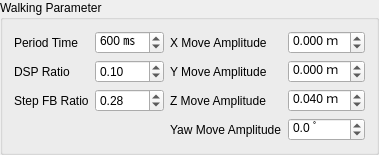
                        <widget class="QGroupBox" name="groupBox_walking_param">
                          <property name="title">
                            <string>Walking Parameter</string>
                          </property>
                          <layout class="QGridLayout" name="gridLayout_8">
                            <item row="0" column="0">
                              <widget class="QLabel" name="label_16">
                                <property name="text">
                                  <string>Period Time</string>
                                </property>
                              </widget>
                            </item>
                            <item row="0" column="1">
                              <widget class="QDoubleSpinBox" name="dSpinBox_period_time">
                                <property name="suffix">
                                  <string> ㎳</string>
                                </property>
                                <property name="decimals">
                                  <number>0</number>
                                </property>
                                <property name="maximum">
                                  <double>5000.000000000000000</double>
                                </property>
                                <property name="singleStep">
                                  <double>10.000000000000000</double>
                                </property>
                                <property name="value">
                                  <double>600.000000000000000</double>
                                </property>
                              </widget>
                            </item>
                            <item row="0" column="2">
                              <widget class="QLabel" name="label_17">
                                <property name="text">
                                  <string>X Move Amplitude</string>
                                </property>
                              </widget>
                            </item>
                            <item row="0" column="3">
                              <widget class="QDoubleSpinBox" name="dSpinBox_x_step">
                                <property name="suffix">
                                  <string> ｍ</string>
                                </property>
                                <property name="decimals">
                                  <number>3</number>
                                </property>
                                <property name="minimum">
                                  <double>-1.000000000000000</double>
                                </property>
                                <property name="maximum">
                                  <double>1.000000000000000</double>
                                </property>
                                <property name="singleStep">
                                  <double>0.001000000000000</double>
                                </property>
                              </widget>
                            </item>
                            <item row="1" column="0">
                              <widget class="QLabel" name="label_18">
                                <property name="text">
                                  <string>DSP Ratio</string>
                                </property>
                              </widget>
                            </item>
                            <item row="1" column="1">
                              <widget class="QDoubleSpinBox" name="dSpinBox_dsp_ratio">
                                <property name="maximum">
                                  <double>1.000000000000000</double>
                                </property>
                                <property name="singleStep">
                                  <double>0.100000000000000</double>
                                </property>
                                <property name="value">
                                  <double>0.100000000000000</double>
                                </property>
                              </widget>
                            </item>
                            <item row="1" column="2">
                              <widget class="QLabel" name="label_20">
                                <property name="text">
                                  <string>Y Move Amplitude</string>
                                </property>
                              </widget>
                            </item>
                            <item row="1" column="3">
                              <widget class="QDoubleSpinBox" name="dSpinBox_y_step">
                                <property name="suffix">
                                  <string> ｍ</string>
                                </property>
                                <property name="decimals">
                                  <number>3</number>
                                </property>
                                <property name="minimum">
                                  <double>-1.000000000000000</double>
                                </property>
                                <property name="maximum">
                                  <double>1.000000000000000</double>
                                </property>
                                <property name="singleStep">
                                  <double>0.001000000000000</double>
                                </property>
                              </widget>
                            </item>
                            <item row="2" column="0">
                              <widget class="QLabel" name="label_19">
                                <property name="text">
                                  <string>Step FB Ratio</string>
                                </property>
                              </widget>
                            </item>
                            <item row="2" column="1">
                              <widget class="QDoubleSpinBox" name="dSpinBox_step_forward_back_ratio">
                                <property name="maximum">
                                  <double>1.000000000000000</double>
                                </property>
                                <property name="singleStep">
                                  <double>0.100000000000000</double>
                                </property>
                                <property name="value">
                                  <double>0.280000000000000</double>
                                </property>
                              </widget>
                            </item>
                            <item row="2" column="2">
                              <widget class="QLabel" name="label_21">
                                <property name="text">
                                  <string>Z Move Amplitude</string>
                                </property>
                              </widget>
                            </item>
                            <item row="2" column="3">
                              <widget class="QDoubleSpinBox" name="dSpinBox_foot_height">
                                <property name="suffix">
                                  <string> ｍ</string>
                                </property>
                                <property name="decimals">
                                  <number>3</number>
                                </property>
                                <property name="minimum">
                                  <double>-1.000000000000000</double>
                                </property>
                                <property name="maximum">
                                  <double>1.000000000000000</double>
                                </property>
                                <property name="singleStep">
                                  <double>0.001000000000000</double>
                                </property>
                                <property name="value">
                                  <double>0.040000000000000</double>
                                </property>
                              </widget>
                            </item>
                            <item row="3" column="2">
                              <widget class="QLabel" name="label_22">
                                <property name="text">
                                  <string>Yaw Move Amplitude</string>
                                </property>
                              </widget>
                            </item>
                            <item row="3" column="3">
                              <widget class="QDoubleSpinBox" name="dSpinBox_a_step">
                                <property name="suffix">
                                  <string> ﾟ</string>
                                </property>
                                <property name="decimals">
                                  <number>1</number>
                                </property>
                                <property name="minimum">
                                  <double>-180.000000000000000</double>
                                </property>
                                <property name="maximum">
                                  <double>180.000000000000000</double>
                                </property>
                              </widget>
                            </item>
                          </layout>
                        </widget>
